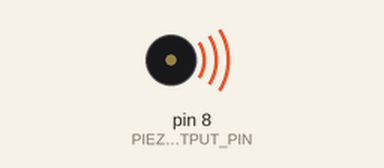
Simulated run of this sketch. Board: Arduino Uno, built with avr-gcc and run on an emulated ATmega328P. Parts: buzzer (waves = sounding).

Above: at 6.1 s.
At 16.9 s:
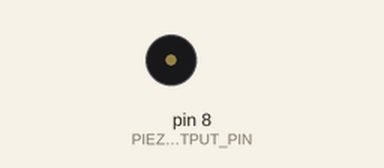
Timing chart, 0 to 18.4 s (numbered marks = the images above):
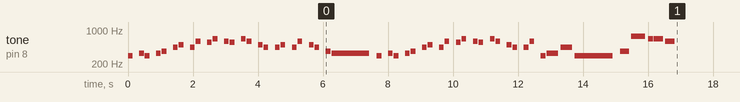

The sketch:

humoresque.ino
```cpp
#define _B0  31
#define _C1  33
#define _CS1 35
#define _D1  37
#define _DS1 39
#define _E1  41
#define _F1  44
#define _FS1 46
#define _G1  49
#define _GS1 52
#define _A1  55
#define _AS1 58
#define _B1  62
#define _C2  65
#define _CS2 69
#define _D2  73
#define _DS2 78
#define _E2  82
#define _F2  87
#define _FS2 93
#define _G2  98
#define _GS2 104
#define _A2  110
#define _AS2 117
#define _B2  123
#define _C3  131
#define _CS3 139
#define _D3  147
#define _DS3 156
#define _E3  165
#define _F3  175
#define _FS3 185
#define _G3  196 //Violin G String
#define _GS3 208
#define _A3  220
#define _AS3 233
#define _B3  247
#define _C4  262
#define _CS4 277
#define _D4  294 //Violin D String
#define _DS4 311
#define _E4  330
#define _F4  349
#define _FS4 370
#define _G4  392
#define _GS4 415
#define _A4  440 //Violin A String
#define _AS4 466
#define _B4  494
#define _C5  523
#define _CS5 554
#define _D5  587
#define _DS5 622
#define _E5  659//Violin E String
#define _F5  698
#define _FS5 740
#define _G5  784
#define _GS5 831
#define _A5  880
#define _AS5 932
#define _B5  988
#define _C6  1047
#define _CS6 1109
#define _D6  1175
#define _DS6 1245
#define _E6  1319
#define _F6  1397
#define _FS6 1480
#define _G6  1568
#define _GS6 1661
#define _A6  1760
#define _AS6 1865
#define _B6  1976
#define _C7  2093
#define _CS7 2217
#define _D7  2349
#define _DS7 2489
#define _E7  2637
#define _F7  2794
#define _FS7 2960
#define _G7  3136
#define _GS7 3322
#define _A7  3520
#define _AS7 3729
#define _B7  3951
#define _C8  4186
#define _CS8 4435
#define _D8  4699
#define _DS8 4978
#define _NS 0 //Rest

int PIEZO_OUTPUT_PIN = 8;
//array of notes
int humor[] = {_D4,_NS,_E4,_D4,_NS,_E4,_FS4,_NS,_A4,_B4,_NS,_A4,_D5,_NS,_CS5,_E5,_NS,_D5,_CS5,_NS,_E5,_D5,_NS,_B4,_A4,_NS,_A4,_B4,_NS,_A4,_D5,_NS,_B4,_A4,_NS,_FS4,_E4,_D4,_NS,_E4,_D4,_NS,_E4,_FS4,_NS,_A4,_B4,_NS,_A4,_D5,_NS,_CS5,_E5,_NS,_D5,_CS5,_NS,_E5,_D5,_NS,_B4,_A4,_NS,_A4,_D5,_NS,_D4,_E4,_A4,_D4,_FS4,_FS5,_E5,_E5,_D5};

//note lengths - 80: half note, 40: quarter note, 20: eight note, etc.
int beats[] = {10,10,10,10,10,10,10,10,10,10,10,10,10,10,10,10,10,10,10,10,10,10,10,10,10,10,10,10,10,10,10,10,10,10,10,10,80,10,10,10,10,10,10,10,10,10,10,10,10,10,10,10,10,10,10,10,10,10,10,10,10,10,10,10,10,10,10,25,25,80,20,30,10,20,20};
int tempo = 145;
void setup() {
  //Iterate through the song Humoresque's notes
  for (int i = 0; i <sizeof(humor)/2; i++) {
    //Grab the default duration
    int duration = tempo;
    //Check if the asked for index does not exceed the beat array size
    if(sizeof(beats)/2 -1 >= i){
      //Take in the given note length, divide by 10, multiply by 145
      duration = tempo * beats[i]/10;
    }
    //Sound the piezo!
    tone(PIEZO_OUTPUT_PIN, humor[i],duration);
    //Minimal delay between notes
    delay(duration*1.2);
  }
}
//Loop is empty to allow the song to be played only once during setup...
void loop(){}
```
